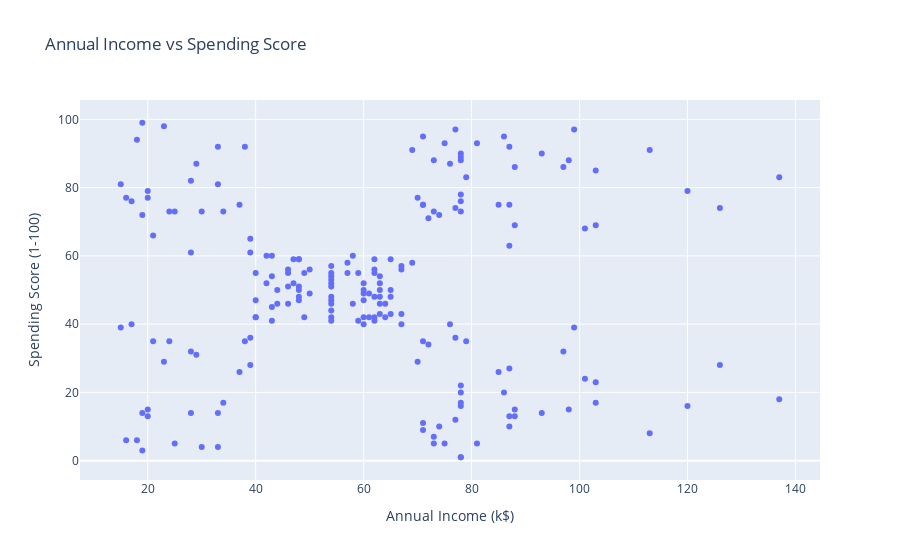

The notebook cell saved with this chart:
### Code cell
## scatter plot plotly ( annual income and spending score)
fig = px.scatter(cluster_data, 
                 x='Annual Income (k$)', 
                 y='Spending Score (1-100)', 
                 title='Annual Income vs Spending Score')
fig.show()

### Figure 1 — Plotly figure (JSON) as saved in the notebook; plotly's stock layout.template omitted (floating-point values rounded to 4 significant figures; data arrays with more than 128 entries replaced by an {"elided": "..."} marker saying what was removed)
{"data": [{"hovertemplate": "Annual Income (k$)=%{x}<br>Spending Score (1-100)=%{y}<extra></extra>", "legendgroup": "", "marker": {"color": "#636efa", "symbol": "circle"}, "mode": "markers", "name": "", "orientation": "v", "showlegend": false, "type": "scatter", "x": {"elided": "200 int values"}, "xaxis": "x", "y": {"elided": "200 int values"}, "yaxis": "y"}], "layout": {"legend": {"tracegroupgap": 0}, "title": {"text": "Annual Income vs Spending Score"}, "xaxis": {"anchor": "y", "domain": [0, 1], "title": {"text": "Annual Income (k$)"}}, "yaxis": {"anchor": "x", "domain": [0, 1], "title": {"text": "Spending Score (1-100)"}}}}
